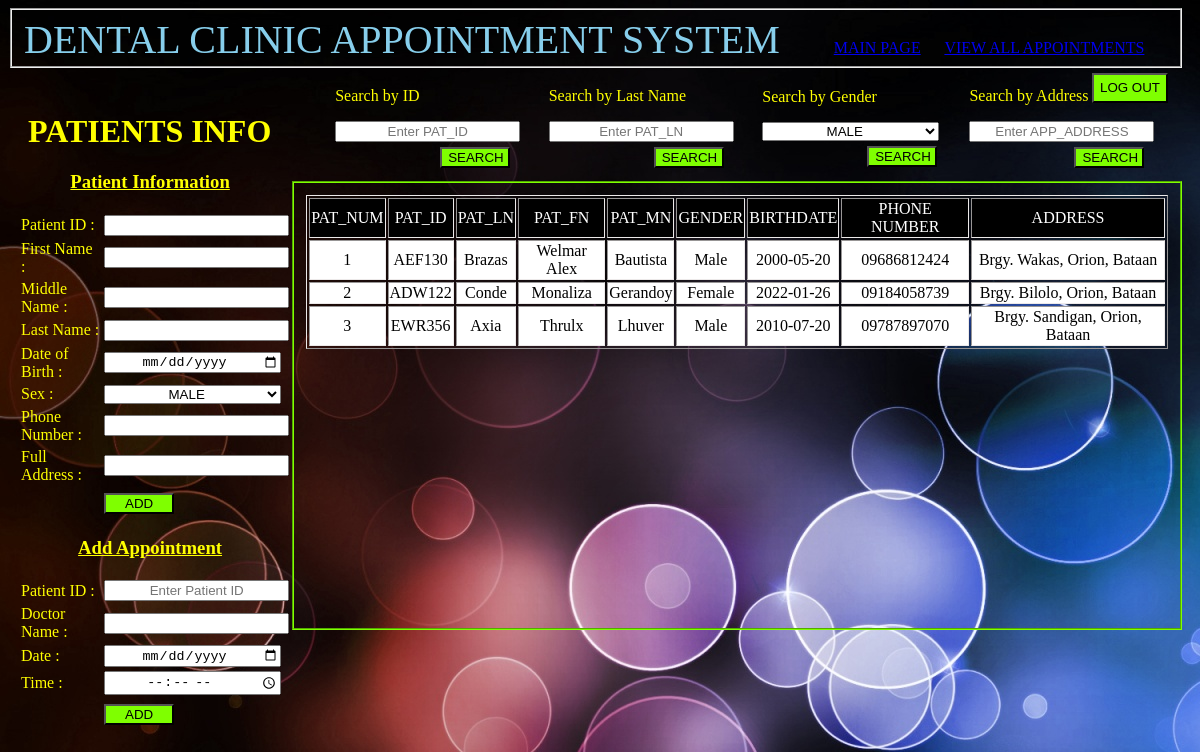
The app's page /Patient.php with its own data.
### tables this page shows
CREATE TABLE `tbl_patient` (
  `pat_num` int(11) NOT NULL,
  `pat_fn` varchar(50) NOT NULL,
  `pat_mn` varchar(50) NOT NULL,
  `pat_ln` varchar(50) NOT NULL,
  `dob` date NOT NULL,
  `pat_sex` varchar(50) NOT NULL,
  `pat_pn` varchar(50) NOT NULL,
  `pat_address` varchar(200) NOT NULL,
  `pat_id` varchar(50) NOT NULL
);

### PatientList.php (the view, shortened to what this page needs)
<!DOCTYPE html>
<html lang="en">
<head>
</head>
<body>
    <?php
        $link = mysqli_connect('localhost', 'root', '', 'db_dcas');
        $records = mysqli_query($link,"SELECT * FROM tbl_patient");
        while($data = mysqli_fetch_array($records)) {
            echo '<tr>';
            echo '<td>'.$data['pat_num'].'</td>';
            echo '<td>'.$data['pat_id'].'</td>';
            echo '<td>'.$data['pat_ln'].'</td>';
            echo '<td>'.$data['pat_fn'].'</td>';
            echo '<td>'.$data['pat_mn'].'</td>';
            echo '<td>'.$data['pat_sex'].'</td>';
            echo '<td>'.$data['dob'].'</td>';
            echo '<td>'.$data['pat_pn'].'</td>';
            echo '<td>'.$data['pat_address'].'</td>';
            echo '</tr>';
        }
    ?>
 </body>
 </html>

### Patient.php (shortened to what this page needs)
<!DOCTYPE html>
<html lang="en">
<head>
    <link rel="stylesheet" type="text/css" href="Pat.css">
</head>
<body background="MPBackground.jpg">
    <fieldset class="header">
        <form name="log_out" method="post" action="Logout.php">
            <a class="dcas">DENTAL CLINIC APPOINTMENT SYSTEM</a>
            <a href="MainPage.php">MAIN PAGE</a>
            <a href="MainPage.php">VIEW ALL APPOINTMENTS</a>
            <input type="submit" name="log_out" value="LOG OUT">
        </form>
    </fieldset>
    <div class="row">
        <div class="col1">
            <h1 class="appointments">PATIENTS INFO</h1>
            <h3 class="lbl1"><u>Patient Information</u></h3>
            <form name="Pat_Info" method="post" action="Pat_Info.php">
                <table class="app">
                    <tr>
                        <td>Patient ID : </td>
                        <td>
                            <input type="text" name="pat_id" required>
                        </td>
                    </tr>
                    <tr>
                        <td>First Name : </td>
                        <td>
                            <input type="text" name="pat_fn" required>
                        </td>
                    </tr>
                    <tr>
                        <td>Middle Name :</td>
                        <td>
                            <input type="text" name="pat_mn" required>
                        </td>
                    </tr>
                    <tr>
                        <td>Last Name : </td>
                        <td>
                            <input type="text" name="pat_ln" required>
                        </td>
                    </tr>
                    <tr>
                        <td>Date of Birth : </td>
                        <td>
                            <input type="date" name="dob" required>
                        </td>
                    </tr>
                    <tr>
                        <td>Sex : </td>
                        <td>
                            <select name="pat_sex">
                                <option value="MALE">MALE</option>
                            </select>
                        </td>
                    </tr>
                    <tr>
                        <td>Phone Number : </td>
                        <td>
                            <input type="number" name="pat_pn" required>
                        </td>
                    </tr>
                    <tr>
                        <td>Full Address : </td>
                        <td>
                            <input type="text" name="pat_fa" required>
                        </td>
                    </tr>
                    <tr>
                        <td></td>
                        <td>
                            <input type="submit" name="add" value="ADD">
                        </td>
                    </tr>
                </table>
            </form>
            <h3 class="lbl2"><u>Add Appointment</u></h3>
            <form name="Add_App" method="post" action="Add_App.php">
                <table class="app">
                    <tr>
                        <td class="txtlbl">Patient ID : </td>
                        <td>
                            <input type="text" name="pat_id" placeholder="Enter Patient ID" required>
                        </td>
                    </tr>
                    <tr>
                        <td>Doctor Name : </td>
                        <td>
                            <input type="text" name="doc_name" required>
                        </td>
                    </tr>
                    <tr>
                        <td>Date : </td>
                        <td>
                            <input type="date" name="app_date" required>
                        </td>
                    </tr>
                    <tr>
                        <td>Time : </td>
                        <td>
                            <input type="time" name="app_time" required>
                        </td>
                    </tr>
                    <tr>
                        <td></td>
                        <td>
                            <input type="submit" name="add" value="ADD">
                        </td>
                    </tr>
                </table>
            </form>
        </div>
        <div class="col2">
            <table class="app_query">
                <tr class="A">
                    <form name="PS1" method="post" action="PS1.php">
                        <td>
                            <p>Search by ID</p>
                            <input type="text" name="pat_id" placeholder="Enter PAT_ID" required>
                            <input type="submit" name="ps1" value="SEARCH">
                        </td>
                    </form>
                    <form name="PS2" method="post" action="PS2.php">
                        <td>
                            <p>Search by Last Name</p>
                            <input type="text" name="pat_ln" placeholder="Enter PAT_LN" required>
                            <input type="submit" name="ps2" value="SEARCH">
                        </td>
                    </form>
                    <form name="PS3" method="post" action="PS3.php">
                        <td>
                            <p>Search by Gender</p>
                            <select name="pat_sex">
                                <option value="MALE">MALE</option>
                            </select>
                            <input type="submit" name="ps3" value="SEARCH">
                        </td>
                    </form>
                    <form name="PS4" method="post" action="PS4.php">
                        <td>
                            <p>Search by Address</p>
                            <input type="text" name="pat_address" placeholder="Enter APP_ADDRESS" required>
                            <input type="submit" name="ps4" value="SEARCH">
                        </td>
                    </form>
                </tr>
            </table>
            <fieldset class="show_app">
                <table class="show_app" border="1">
                    <thead>
                        <td>PAT_NUM</td>
                        <td>PAT_ID</td>
                        <td>PAT_LN</td>
                        <td>PAT_FN</td>
                        <td>PAT_MN</td>
                        <td>GENDER</td>
                        <td>BIRTHDATE</td>
                        <td>PHONE NUMBER</td>
                        <td>ADDRESS</td>
                    </thead>
                    <tbody>
                        <?php
                            require 'PatientList.php';
                        ?>
                    </tbody>
                </table>
            </fieldset>
        </div>
    </div>
</body>
</html>

### Pat.css (style rules this page uses)
fieldset.header { margin-right: 10px; height: 40px; }
a.dcas { margin-right: 50px; color: skyblue; animation: DCAS 1s ease-in-out infinite alternate; font-size: 40px; }
a { margin-right: 20px; }
input[type="submit"][name="log_out"] { height: 30px; float: right; margin-top: 10px; }
.row { display: flex; }
.col1 { flex: 24%; background: transparent; color: yellow; }
.col2 { flex: 76%; background: transparent; color: yellow; }
h1.appointments { text-align: left; margin-left: 20px; margin-top: 45px; }
h3.lbl1 { text-align: center; margin-top: 20px; }
h3.lbl2 { text-align: center; margin-top: 20px; }
table.app { margin-left: 10px; }
table.app td.txtlbl { width: 105px; }
table.app_query { margin-left: 40px; margin-right: 10px; margin-bottom: 10px; }
table.app_query td { width: 300px; }
table.app_query tr.A { text-align: left; }
fieldset.show_app { margin-left: auto; margin-right: 10px; height: 430px; border-color: chartreuse; }
table.show_app { text-align: center; border-color: rgb(236, 233, 233); margin-top: 0.8%; width: 100%; }
thead { background: black; color: white; }
table.show_app tbody { background: white; color: black; }
input[type="date"] { width: 172px; }
select { width: 177px; text-align: center; }
input[type="time"] { width: 172px; }
input { text-align: center; }
input[type="submit"][name="add"] { width: 70px; margin-top: 5px; }
input[type="submit"][name="ps1"] { margin-top: 5px; margin-left: 105px; width: 70px; }
input[type="submit"][name="ps2"] { margin-left: 105px; width: 70px; margin-top: 5px; }
input[type="submit"][name="ps3"] { margin-left: 105px; width: 70px; margin-top: 5px; }
input[type="submit"][name="ps4"] { margin-left: 105px; width: 70px; margin-top: 5px; }
input[type="submit"] { background: chartreuse; }

### records on screen
tbl_patient: pat_num "1", pat "AEF130", pat_ln "Brazas", pat_fn "Welmar Alex", pat_mn "Bautista", pat_sex "Male", dob "2000-05-20", pat_pn "09686812424", pat_address "Brgy. Wakas, Orion, Bataan"
tbl_patient: pat_num "2", pat "ADW122", pat_ln "Conde", pat_fn "Monaliza", pat_mn "Gerandoy", pat_sex "Female", dob "2022-01-26", pat_pn "09184058739", pat_address "Brgy. Bilolo, Orion, Bataan"
tbl_patient: pat_num "3", pat "EWR356", pat_ln "Axia", pat_fn "Thrulx", pat_mn "Lhuver", pat_sex "Male", dob "2010-07-20", pat_pn "09787897070", pat_address "Brgy. Sandigan, Orion, Bataan"
